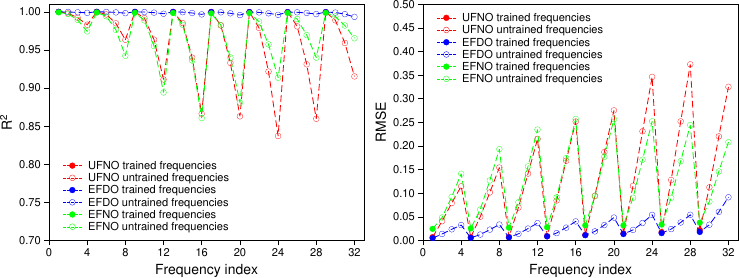

This figure's Python source:
import pygmt
import os 

# Set file and directory paths
dir_path = "./"
out_pdf_png = f"{dir_path}Figure10_py"
legend_file_path = f"{dir_path}legend.txt"

fig = pygmt.Figure()

# plot the R^2 and trained/untrained frequencies figure
pygmt.config(FONT_ANNOT_PRIMARY="8p", FONT_LABEL="10p", MAP_FRAME_PEN="0.6p")
fig.basemap(region=[0, 33, 0.70, 1.01], projection="X8c/6c", frame=["xa4+lFrequency index", "ya0.05+l@R@+2@+@", "WStr"])
# UFNO
fig.plot(data=f"{dir_path}UFNO_r2.txt", pen="0.6p,red,-")
fig.plot(data=f"{dir_path}UFNO_r2.txt", style="c0.15c", pen="0.2p,red")
fig.plot(data=f"{dir_path}UFNO_r2_train.txt", style="c0.15c", fill="red")
# EFDO
fig.plot(data=f"{dir_path}EFDO_r2.txt", pen="0.6p,blue,-")
fig.plot(data=f"{dir_path}EFDO_r2.txt", style="c0.15c", pen="0.2p,blue")
fig.plot(data=f"{dir_path}EFDO_r2_train.txt", style="c0.15c", fill="blue")
# EFNO
fig.plot(data=f"{dir_path}EFNO_r2.txt", pen="0.6p,green1,-")
fig.plot(data=f"{dir_path}EFNO_r2.txt", style="c0.15c", pen="0.2p,green1")
fig.plot(data=f"{dir_path}EFNO_r2_train.txt", style="c0.15c", fill="green1")

# legend content
legend_content = """
S 0.4c c 0.15c red 0.25p,red 0.8c UFNO trained frequencies
G -1l
S 0.4c - 0.5c red 0.25p,red,-- 

S 0.4c c 0.15c - 0.25p,red 0.8c UFNO untrained frequencies
G -1l
S 0.4c - 0.5c red 0.25p,red,--

S 0.4c c 0.15c blue 0.25p,blue 0.8c EFDO trained frequencies
G -1l
S 0.4c - 0.5c blue 0.25p,blue,-- 

S 0.4c c 0.15c - 0.25p,blue 0.8c EFDO untrained frequencies
G -1l
S 0.4c - 0.5c blue 0.25p,blue,--

S 0.4c c 0.15c green1 0.25p,green1 0.8c EFNO trained frequencies
G -1l
S 0.4c - 0.5c green1 0.25p,green1,-- 

S 0.4c c 0.15c - 0.25p,green1 0.8c EFNO untrained frequencies
G -1l
S 0.4c - 0.5c green1 0.25p,green1,--
"""
# write legend content to file
with open(legend_file_path, "w") as file:
    file.write(legend_content)
fig.legend(spec=legend_file_path, position="JBL+jBL+o0.05c/0.05c", box=False)

# plot the RMSE and trained/untrained frequencies figure
fig.shift_origin(xshift="9.5c")
pygmt.config(FONT_ANNOT_PRIMARY="8p", FONT_LABEL="10p", MAP_FRAME_PEN="0.6p")
fig.basemap(region=[0, 33, 0, 0.5], projection="X8c/6c", frame=["xa4+lFrequency index", "ya0.05+lRMSE", "WStr"])
# UFNO
fig.plot(data=f"{dir_path}UFNO_rmse.txt", pen="0.6p,red,-")
fig.plot(data=f"{dir_path}UFNO_rmse.txt", style="c0.15c", pen="0.2p,red")
fig.plot(data=f"{dir_path}UFNO_rmse_train.txt", style="c0.15c", fill="red")
# EFDO
fig.plot(data=f"{dir_path}EFDO_rmse.txt", pen="0.6p,blue,-")
fig.plot(data=f"{dir_path}EFDO_rmse.txt", style="c0.15c", pen="0.2p,blue")
fig.plot(data=f"{dir_path}EFDO_rmse_train.txt", style="c0.15c", fill="blue")
# EFNO
fig.plot(data=f"{dir_path}EFNO_rmse.txt", pen="0.6p,green1,-")
fig.plot(data=f"{dir_path}EFNO_rmse.txt", style="c0.15c", pen="0.2p,green1")
fig.plot(data=f"{dir_path}EFNO_rmse_train.txt", style="c0.15c", fill="green1")
fig.legend(spec=legend_file_path, position="JTL+jTL+o0.05c/0.05c", box=False)

os.remove(legend_file_path)

# Save the figure to a PDF and PNG file
fig.savefig(f"{out_pdf_png}.png")
fig.savefig(f"{out_pdf_png}.pdf")
